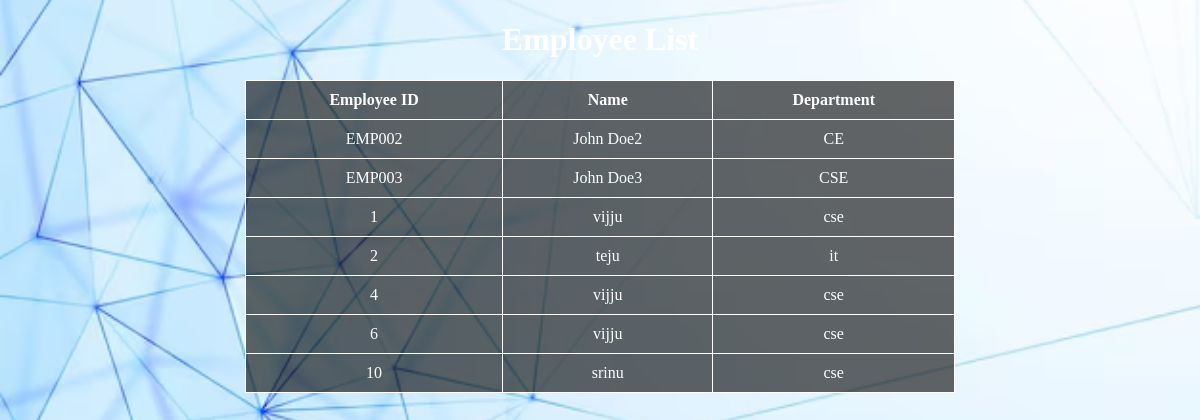
The page /api/employees/ on the database its author committed.
### attendance/models.py (models this page shows, shortened)
class Employee(models.Model):
    employee_id = models.CharField(max_length=50, unique=True)
    name = models.CharField(max_length=100)
    department = models.CharField(max_length=100)
    qr_code = models.ImageField(upload_to="qrcodes/", blank=True, null=True)

### attendance/views.py (the view)
# urls.py: path('employees/', employee_list, name='employee_list'),  # Employee list
def employee_list(request):
    employees = Employee.objects.all()
    return render(request, "attendance/employee_list.html", {"employees": employees})

### attendance/templates/attendance/employee_list.html (shortened to what this page needs)
{% load static %}
<!DOCTYPE html>
<html lang="en">
<head>
</head>
<body>
    <h1>Employee List</h1>
    <table>
        <tr>
            <th>Employee ID</th>
            <th>Name</th>
            <th>Department</th>
        </tr>
        {% for emp in employees %}
        <tr>
            <td>{{ emp.employee_id }}</td>
            <td>{{ emp.name }}</td>
            <td>{{ emp.department }}</td>
        </tr>
        {% endfor %}
    </table>
</body>
</html>

### rows shown on the page
Employee: employee_id "EMP002", name "John Doe2", department "CE"
Employee: employee_id "EMP003", name "John Doe3", department "CSE"
Employee: employee_id "1", name "vijju", department "cse"
Employee: employee_id "2", name "teju", department "it"
Employee: employee_id "4", name "vijju", department "cse"
Employee: employee_id "6", name "vijju", department "cse"
Employee: employee_id "10", name "srinu", department "cse"
